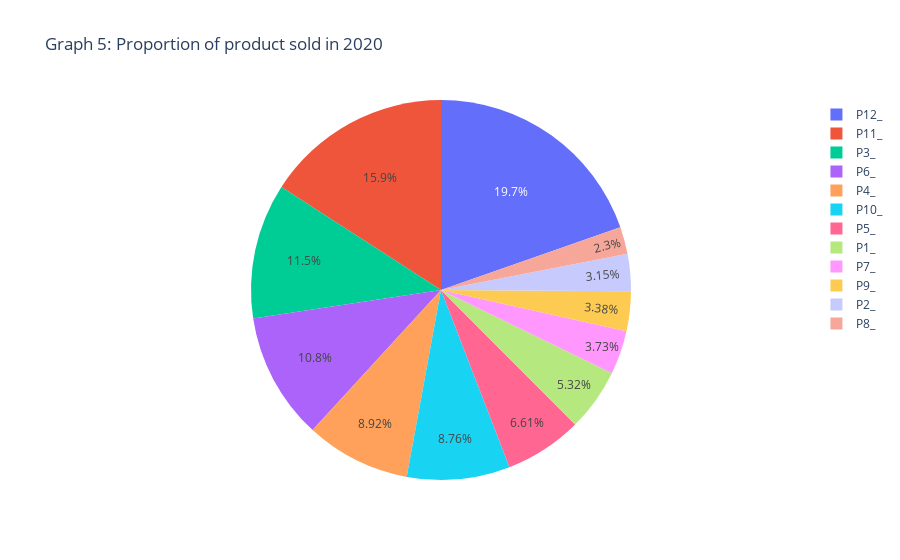

The cell this chart's notebook holds for it:
### Code cell
input_year = 2020

fig = px.pie(dfs_by_year[input_year], values='Sales_Volume', names='Product_ID', 
            title='Graph 5: Proportion of product sold in ' + str(input_year))

fig.show()

### Figure 1 — Plotly figure (JSON) as saved in the notebook; plotly's stock layout.template omitted (floating-point values rounded to 4 significant figures; data arrays with more than 128 entries replaced by an {"elided": "..."} marker saying what was removed)
{"data": [{"domain": {"x": [0, 1], "y": [0, 1]}, "hovertemplate": "Product_ID=%{label}<br>Sales_Volume=%{value}<extra></extra>", "labels": {"elided": "4392 str values"}, "legendgroup": "", "name": "", "showlegend": true, "type": "pie", "values": {"elided": "4392 float values"}}], "layout": {"legend": {"tracegroupgap": 0}, "title": {"text": "Graph 5: Proportion of product sold in 2020"}}}
